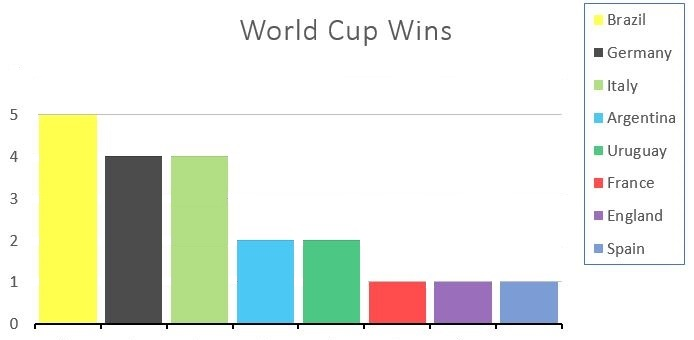
%> input picture Statistical Charts/2.JPG, 694 x 340 px
$ octave --eval "runStatisticalChartsProgram(imread('2.JPG'));"   (GNU Octave 9; MATLAB toolbox functions it lacks are replaced by stand-ins)
%> lines starting %> are read from the running program, lines starting %| are printed output that depends on the picture; in (x1, y1, x2, y2) boxes, pixels count from 0 and x2, y2 are one past the last pixel; in counts of white or black regions, pixels touching at a corner belong together; the program's own positions count from 1
### Statistical Charts/Median_filter.m
function [B]=Median_filter( img  )
%UNTITLED4 Summary of this function goes here
%   Detailed explanation goes here

A = img ;
%> A is the input picture: size 340x694x3 uint8; mean R, G, B 230.7, 235.7, 223.8
A = im2double(rgb2gray(A));
%> A: size 340x694 double
fun = @(x) median(x(:));
B = nlfilter(A,[9 9],fun);
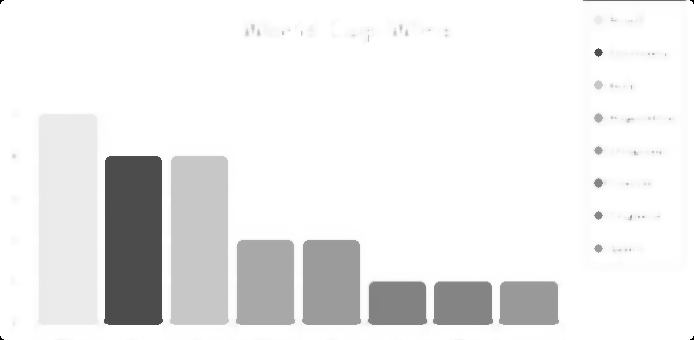
%> B: size 340x694 double; min 0, max 1, mean 0.926
%imshow(result)
end

### Statistical Charts/Edgebased.m
function [colors, ratios , isBar] = Edgebased(image, GrayImage)
[h,w,d] = size(image);
%> h = 340; w = 694; d = 3
MaxValue =0 ;
colors = zeros(1,3);
barLength=0 ;
ratios = 0 ;
objectNumber = 1 ;
%1) Read Image
%2) Convert loaded image to grayscale image
%3) Edge Detection
A = image ;
BW = edge(GrayImage,'Canny');
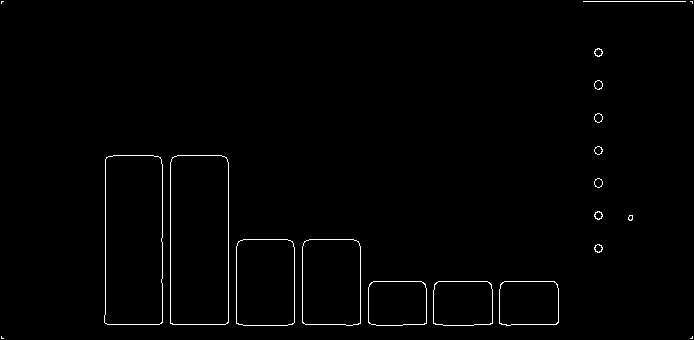
%> BW: size 340x694 logical; 1% white in thin lines or dots

%4) Dilate Image
BW = imdilate(BW,ones(5,5));
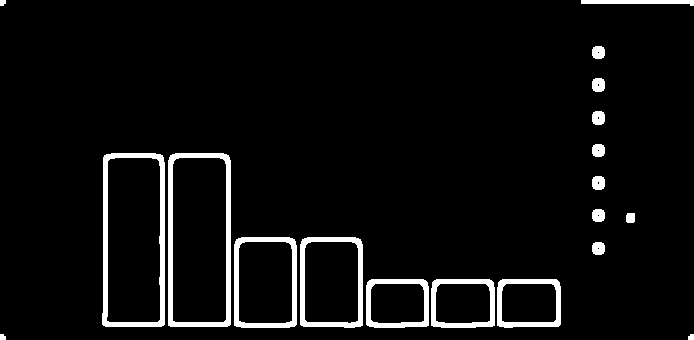
%> BW: size 340x694 logical; 5.2% white; 19 white regions, largest, box (x1, y1, x2, y2) and area: (102, 153, 165, 327) 2275, (168, 153, 231, 327) 2261, (234, 237, 297, 328) 1429

BW = ~BW;

[Labels no_objects] = bwlabel(BW); %Integer labels starting from 0
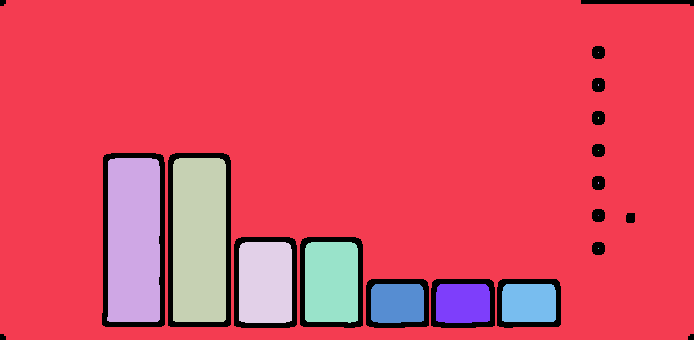
%> Labels: size 340x694 double; 16 distinct labels, from 0 to 15; one colour per label, 0 black
%> no_objects = 15
% segmentedimage = label2rgb(Labels);


% Display objects
[h, w, ~] = size(image);
smallRatio = h*w*0.002;
%> smallRatio = 471.9
bigRatio =   h*w*0.2 ;
%> bigRatio = 47192
for i=2:no_objects
    x = uint8(Labels==i);
    f = sum(sum(x==1));
     if(f < smallRatio || f > bigRatio) % to neglect small regions
         continue;
     end
    d = zeros(size(image));
    d(:,:,1) = uint8(x).*image(:,:,1);
    d(:,:,2) = uint8(x).*image(:,:,2);
    d(:,:,3) = uint8(x).*image(:,:,3);

    name = strcat('Object',num2str(objectNumber),'.jpg');
    if(objectNumber==1 )
     isBar = IsBarChart(d);
      if(isBar)
       [barLength,MaxValue] = getLengthOfMaxBarValue(d,image);
      end
    end


   [Out, color] = LabelObject(image,uint8( d) );
  colors(objectNumber,1) = color(:,:,1) ;
  colors(objectNumber,2) = color(:,:,2) ;
  colors(objectNumber,3) = color(:,:,3) ;
    if(isBar)
        ratios(objectNumber) = double(getLengthOfBar(d)/barLength) ;
    else
        ratios(objectNumber) = double(getNumberOfPixel(Out)) ;
    end
%   objects(objectNumber,:,:,:)= Out;
  objectNumber = objectNumber + 1 ;
  imwrite(Out,name) ;

end
%> this loop made 1 pass
%> (f, name, bool in IsBarChart) on pass 1: (8484, 'Object1.jpg', true)
%> pass 1, in Edgebased, `x = uint8(Labels==i);`:
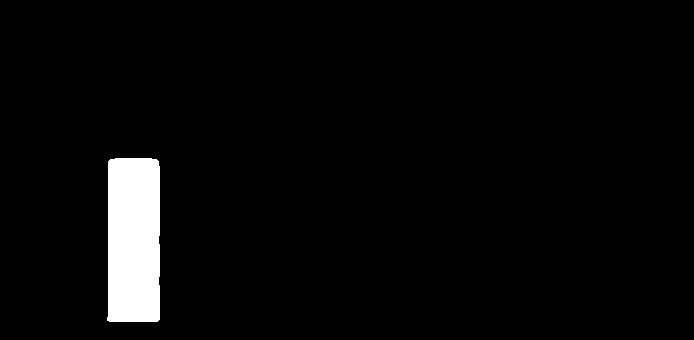
%> x: size 340x694 uint8; values 0 (black) and 1 (white), 3.6% white; 1 white region, box (x1, y1, x2, y2) and area: (107, 158, 160, 322) 8484
%> pass 1, in getNumberOfPixel, `redChannel = image(:, :, 1);`:
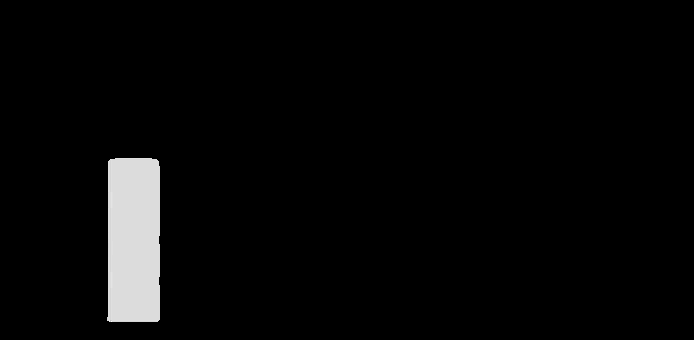
%> redChannel: size 340x694 double; min 0, max 88, mean 2.7; drawn with min black and max white
%> pass 1, in getUpperLinePosition, `imshow(I)`:
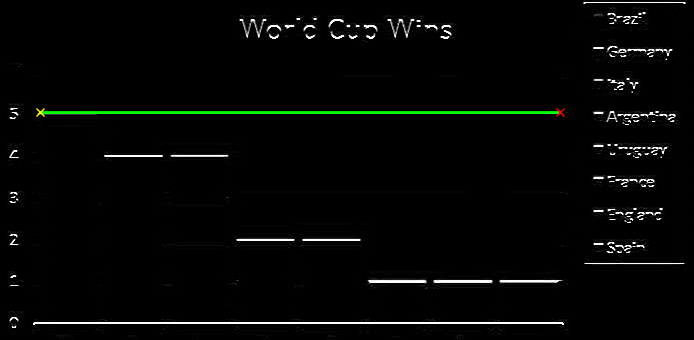
%> figure redrawn from the program's plot data
if(isBar)
    ratios = double(ratios*MaxValue) ;
else
    ratios = double (ratios*100 / sum(ratios)) ;
end
end

### Statistical Charts/IsBarChart.m
function [ bool ] = IsBarChart(objectImage )
%UNTITLED2 Summary of this function goes here
%   Detailed explanation goes here
bool = false ;
[maxx, minx,maxy,miny] = getfourCornersOfRectangle(objectImage);
Area = getRectArea(maxx,minx ,maxy,miny);
NumbersOfpixelAtTheObject =  getNumberOfPixel(objectImage);
ratio = double (double(NumbersOfpixelAtTheObject ) / double(Area));

if( ratio > 0.8 )
    bool = true ;
end
% figure, imshow(insertMarker(insertMarker(insertMarker(insertMarker(objectImage ,[maxx , miny]) ,[minx , miny]) ,[maxx , maxy]) ,[minx , maxy]));

end

### Statistical Charts/getfourCornersOfRectangle.m
function [MaxX , MinX , MaxY , MinY] = getfourCornersOfRectangle(image)
%UNTITLED3 Summary of this function goes here
%   Detailed explanation goes here
[h w ~] = size(image) ;
MaxX = 1 ;
MaxY = 1 ;
MinX = w ;
MinY = h ;
% figure , imshow(image);
% imwrite(image ,'corners.jpg');
for i=1 :h
    for j=1: w
%         image(i,j)
      if(image(i,j,1)~= 0 || image(i,j,2)~= 0||image(i,j,3)~= 0)
%           image(i,j) = 255 ;
          if(j > MaxX )
              MaxX = j ;
          end
          if(j < MinX )
              MinX = j ;
          end
          if(i > MaxY )
              MaxY = i ;
          end
          if(i < MinY )
             MinY = i ;
          end
      end
    end
end
image(MinX , MinY )= 255 ;
image(MinX -1  , MinY-1 )= 255 ;
image(MinX -1, MinY+1 )= 255 ;
image(MinX , MinY+1 )= 255 ;
image(MinX+1 , MinY+1 )= 255 ;
image(MinX+1 , MinY )= 255 ;
image(MaxX , MinY )= 255 ;
image(MinX , MaxY )= 255 ;
image(MaxX , MaxY )= 255 ;
% imwrite(image ,'corners.jpg');

end

### Statistical Charts/getRectArea.m
function [ area ] =  getRectArea(maxx, minx,maxy,miny)
%UNTITLED4 Summary of this function goes here
%   Detailed explanation goes here
area = (uint32( maxx -minx ) *( uint32(maxy - miny ) ))  ;
end

### Statistical Charts/getNumberOfPixel.m
function [ numberOfpixels ] = getNumberOfPixel( image)
%UNTITLED5 Summary of this function goes here
%   Detailed explanation goes here
redChannel = image(:, :, 1);
greenChannel = image(:, :, 2);
blueChannel = image(:, :, 3);
% Find pixels that are pure black - black in all 3 channels.
NotblackPixels = redChannel ~= 0 | greenChannel  ~= 0 | blueChannel  ~= 0;
numberOfpixels = sum(sum(NotblackPixels));
end

### Statistical Charts/getBottomLinePosition.m
function [MaxY] = getBottomLinePosition( objectImage )
%UNTITLED7 Summary of this function goes here
%   Detailed explanation goes here
[~ ,min,MaxY,~] = getfourCornersOfRectangle(objectImage);
figure, imshow(insertMarker(objectImage ,[min , MaxY]));
end

### Statistical Charts/getLengthOfMaxBarValue.m
function [ length ,MaxValue ] = getLengthOfMaxBarValue(objectImage,image)
%UNTITLED16 Summary of this function goes here
%   Detailed explanation goes here
  MaxY = getBottomLinePosition(objectImage);
  [MinY,MaxValue] = getUpperLinePosition(image);
   length = abs(MaxY - MinY) ;
end

### Statistical Charts/getUpperLinePosition.m
function [ mini, val ] = getUpperLinePosition(I)
%GETUPPERLINEPOSITION Summary of this function goes here
%   Detailed explanation goes here
% take RGB image
% return the min i with longest line

%   I = imread('3.png');
% imshow(I)
I = rgb2gray(I);

imm = I;
h = fspecial('sobel');
I= imfilter(I,h,'replicate');
BW = edge(I,'canny');
% imshow(BW);
[H,theta,rho] = hough(BW);

P = houghpeaks(H,5,'threshold',ceil(0.3*max(H(:))));
x = theta(P(:,2));
y = rho(P(:,1));
% plot(x,y,'s','color','black');
lines = houghlines(BW,theta,rho,P,'FillGap',4,'MinLength',size(I, 2)-(size(I, 2)/3));
figure, imshow(I), hold on
% max_len = 0;
mini = size(I, 1);
xy_long = [0 0 ; 0 0];
for k = 1:length(lines)
     if lines(k).point1(1, 2) > (size(I, 1)/2) ||lines(k).point2(1, 2) > (size(I, 1)/2)
         continue;
     end
   xy = [lines(k).point1; lines(k).point2];
    plot(xy(:,1),xy(:,2),'LineWidth',2,'Color','green');
% %
%    % Plot beginnings and ends of lines
    plot(xy(1,1),xy(1,2),'x','LineWidth',2,'Color','yellow');
    plot(xy(2,1),xy(2,2),'x','LineWidth',2,'Color','red');
% [7 lines of commented-out code are left out]
   if ( mini > xy(1, 2))
      mini = xy(1,2);
      xy_long = xy;
   end
end
% highlight the longest line segment
% plot(xy_long(:,1),xy_long(:,2),'LineWidth',2,'Color','red');
mm = imm(xy_long(1,2)-10:xy_long(1,2)+10, 1:xy_long(1,1)-2);
imgBW = im2bw(mm, 0.6);
figure, imshow(imgBW);
imgBW = ~imgBW;
%  imgBW = imerode(imgBW,ones(1,1));
%   imgBW = imdilate(imgBW,ones(2,2));
figure, imshow(imgBW);
[L, num] = bwlabel(imgBW);
% iii = int8(zeros([500 500]));

for k = 1 : num
    thisBlob = ismember(L, k);

    thisBlob = imresize(thisBlob, [100, 100]);

    figure, imshow(thisBlob);
%> the run ends on the next line
    [numberChar] = RecognizeNumber(thisBlob);
    numberInt = str2double(numberChar);
    if k==1
        val = numberInt;
    else
        val = 10*val + numberInt;
    end


end
    disp(val);
end
%%
% ocrResults = ocr(imgBW, 'TextLayout', 'Block');
% words = ocrResults.Words;
% val = str2double(words(1));


%%
% [37 lines of commented-out code are left out]


### Statistical Charts/runStatisticalChartsProgram.m
function runStatisticalChartsProgram( image )
%UNTITLED14 Summary of this function goes here
%   Detailed explanation goes here
filteredImage =Median_filter(image) ;
[colors, ratios , isBar] = Edgebased(image,filteredImage );
  [rectangleImage ,hasLegendArea ] = getRect(image);
  if(hasLegendArea)% there is a legend Area
   [points] = getListOfPointObjects(rectangleImage,colors) ;
                  showChartResult(rectangleImage,points ,ratios);
  elseif (isBar)
      [ points ] = getBeginsPositionsOfBars(size(ratios,2));
                    showAdvancedChartResult(image ,points ,ratios );
  else
      adjustSegmentedObjects(size(ratios,2),image);
       [ points ] = getPositionsOfBieCharts(size(ratios,2),image ,ratios);
  end


end
